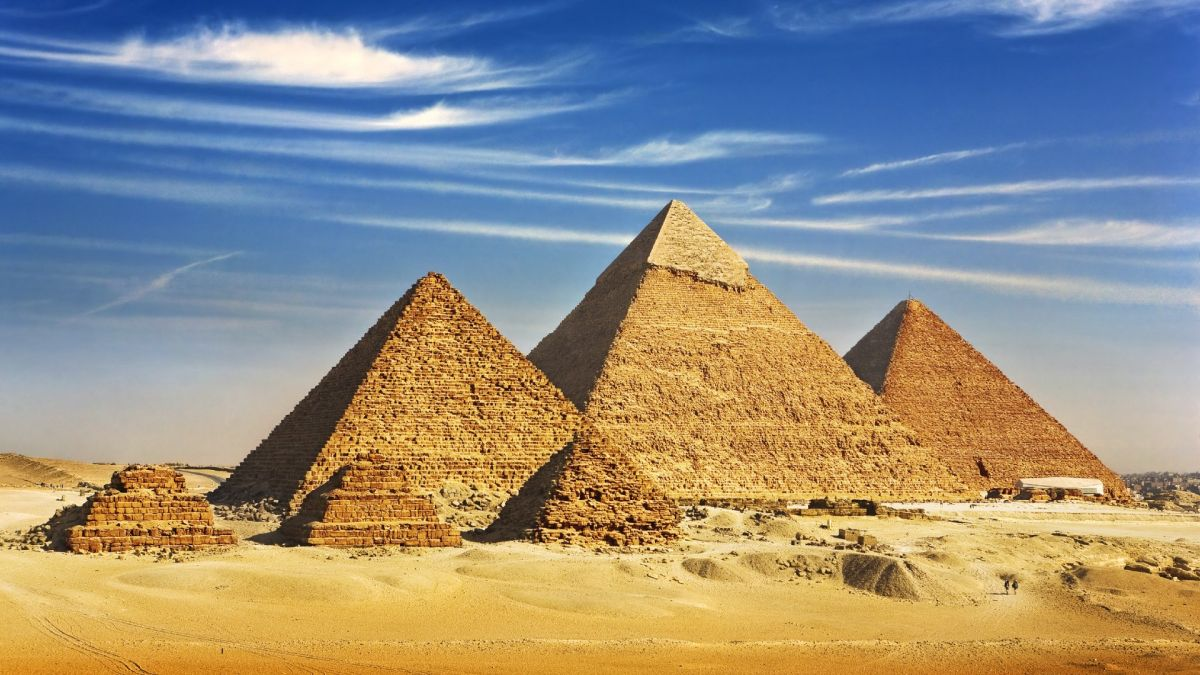
#> input picture output images/giza.jpg, 1200 x 675 px
$ jupyter execute 'image cropping.ipynb'
#> lines starting #> are read from the running program, lines starting #| are printed output that depends on the picture
[cell 1]
import cv2
import numpy as np
img = cv2.imread('output images//giza.jpg')
#> img is the input picture: shape (675, 1200, 3); mean B, G, R 133.2, 143.2, 146.8
print(img.shape)
#| (675, 1200, 3)

# Cropping an image

## Cropping an image is basically slicing the image by using slice operation on arrays.

### the slice operation on the left is used to determine the length and the slice on the right is used to determine the width.

[cell 2]
crop = img[:400, :600]
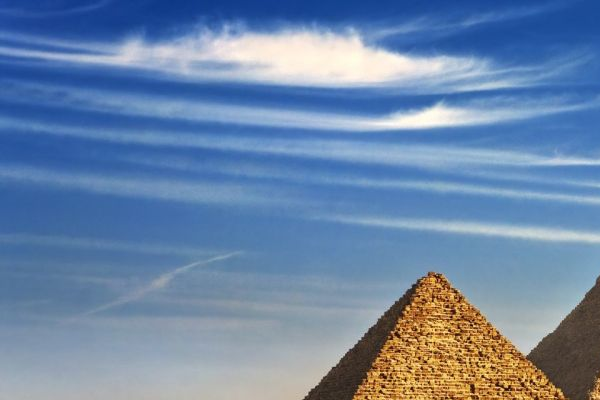
#> crop: shape (400, 600, 3); mean B, G, R 167.4, 134, 108.3

[cell 3]
cv2.imwrite("output images//Cropped Image.jpg", crop)
print(crop.shape)
#| (400, 600, 3)
